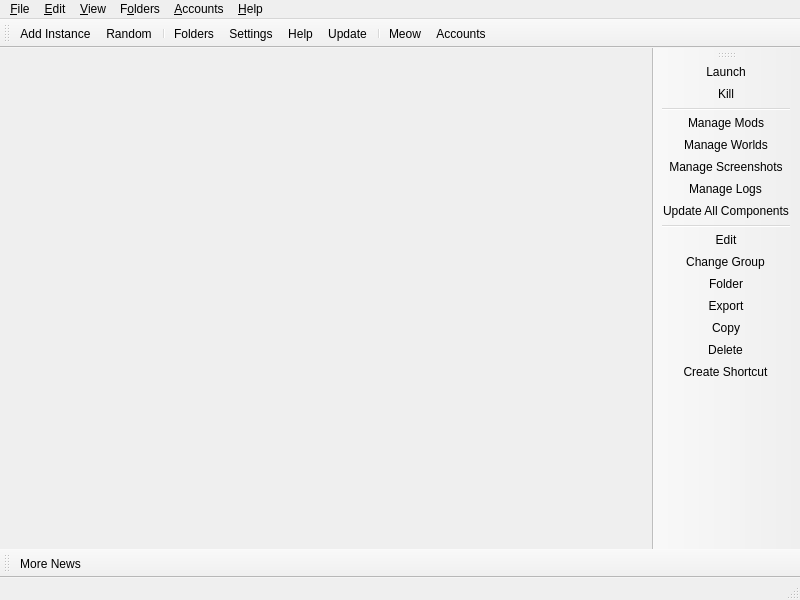
<?xml version="1.0" encoding="UTF-8"?>
<ui version="4.0">
 <class>MainWindow</class>
 <widget class="QMainWindow" name="MainWindow">
  <property name="geometry">
   <rect>
    <x>0</x>
    <y>0</y>
    <width>800</width>
    <height>600</height>
   </rect>
  </property>
  <widget class="QWidget" name="centralWidget">
   <layout class="QHBoxLayout" name="horizontalLayout">
    <property name="spacing">
     <number>0</number>
    </property>
    <property name="leftMargin">
     <number>0</number>
    </property>
    <property name="topMargin">
     <number>0</number>
    </property>
    <property name="rightMargin">
     <number>0</number>
    </property>
    <property name="bottomMargin">
     <number>0</number>
    </property>
   </layout>
  </widget>
  <widget class="QStatusBar" name="statusBar"/>
  <widget class="QToolBar" name="mainToolBar">
   <property name="windowTitle">
    <string>Main Toolbar</string>
   </property>
   <property name="allowedAreas">
    <set>Qt::BottomToolBarArea|Qt::TopToolBarArea</set>
   </property>
   <property name="toolButtonStyle">
    <enum>Qt::ToolButtonTextBesideIcon</enum>
   </property>
   <property name="floatable">
    <bool>false</bool>
   </property>
   <attribute name="toolBarArea">
    <enum>TopToolBarArea</enum>
   </attribute>
   <attribute name="toolBarBreak">
    <bool>false</bool>
   </attribute>
   <addaction name="actionAddInstance"/>
   <addaction name="actionLaunchRandom"/>
   <addaction name="separator"/>
   <addaction name="actionFoldersButton"/>
   <addaction name="actionSettings"/>
   <addaction name="actionHelpButton"/>
   <addaction name="actionCheckUpdate"/>
   <addaction name="separator"/>
   <addaction name="actionCAT"/>
   <addaction name="actionAccountsButton"/>
  </widget>
  <widget class="QToolBar" name="newsToolBar">
   <property name="windowTitle">
    <string>News Toolbar</string>
   </property>
   <property name="allowedAreas">
    <set>Qt::BottomToolBarArea|Qt::TopToolBarArea</set>
   </property>
   <property name="iconSize">
    <size>
     <width>16</width>
     <height>16</height>
    </size>
   </property>
   <property name="toolButtonStyle">
    <enum>Qt::ToolButtonTextBesideIcon</enum>
   </property>
   <property name="floatable">
    <bool>false</bool>
   </property>
   <attribute name="toolBarArea">
    <enum>BottomToolBarArea</enum>
   </attribute>
   <attribute name="toolBarBreak">
    <bool>false</bool>
   </attribute>
   <addaction name="actionMoreNews"/>
  </widget>
  <widget class="WideBar" name="instanceToolBar">
   <property name="windowTitle">
    <string>Instance Toolbar</string>
   </property>
   <property name="allowedAreas">
    <set>Qt::LeftToolBarArea|Qt::RightToolBarArea</set>
   </property>
   <property name="iconSize">
    <size>
     <width>16</width>
     <height>16</height>
    </size>
   </property>
   <property name="toolButtonStyle">
    <enum>Qt::ToolButtonTextBesideIcon</enum>
   </property>
   <property name="floatable">
    <bool>false</bool>
   </property>
   <property name="useDefaultAction" stdset="0">
    <bool>true</bool>
   </property>
   <attribute name="toolBarArea">
    <enum>RightToolBarArea</enum>
   </attribute>
   <attribute name="toolBarBreak">
    <bool>false</bool>
   </attribute>
   <addaction name="actionLaunchInstance"/>
   <addaction name="actionKillInstance"/>
   <addaction name="separator"/>
   <addaction name="actionViewSelectedInstMods"/>
   <addaction name="actionViewSelectedInstWorlds"/>
   <addaction name="actionViewSelectedInstScreenshots"/>
   <addaction name="actionViewSelectedInstLogs"/>
   <addaction name="actionUpdateAll"/>
   <addaction name="separator"/>
   <addaction name="actionEditInstance"/>
   <addaction name="actionChangeInstGroup"/>
   <addaction name="actionViewSelectedInstFolder"/>
   <addaction name="actionExportInstance"/>
   <addaction name="actionCopyInstance"/>
   <addaction name="actionDeleteInstance"/>
   <addaction name="actionCreateInstanceShortcut"/>
  </widget>
  <widget class="QMenuBar" name="menuBar">
   <property name="geometry">
    <rect>
     <x>0</x>
     <y>0</y>
     <width>800</width>
     <height>22</height>
    </rect>
   </property>
   <widget class="QMenu" name="fileMenu">
    <property name="title">
     <string>&amp;File</string>
    </property>
    <property name="toolTipsVisible">
     <bool>true</bool>
    </property>
    <addaction name="actionAddInstance"/>
    <addaction name="separator"/>
    <addaction name="actionLaunchInstance"/>
    <addaction name="actionKillInstance"/>
    <addaction name="separator"/>
    <addaction name="actionEditInstance"/>
    <addaction name="actionChangeInstGroup"/>
    <addaction name="actionViewSelectedInstFolder"/>
    <addaction name="actionViewSelectedInstMods"/>
    <addaction name="actionViewSelectedInstWorlds"/>
    <addaction name="actionViewSelectedInstScreenshots"/>
    <addaction name="actionViewSelectedInstLogs"/>
    <addaction name="actionUpdateAll"/>
    <addaction name="actionExportInstance"/>
    <addaction name="actionCopyInstance"/>
    <addaction name="actionCopyInstanceId"/>
    <addaction name="actionDeleteInstance"/>
    <addaction name="actionCreateInstanceShortcut"/>
    <addaction name="separator"/>
    <addaction name="actionSettings"/>
    <addaction name="actionCloseWindow"/>
   </widget>
   <widget class="QMenu" name="editMenu">
    <property name="title">
     <string>&amp;Edit</string>
    </property>
    <property name="toolTipsVisible">
     <bool>true</bool>
    </property>
    <addaction name="actionUndoTrashInstance"/>
   </widget>
   <widget class="QMenu" name="viewMenu">
    <property name="title">
     <string>&amp;View</string>
    </property>
    <property name="toolTipsVisible">
     <bool>true</bool>
    </property>
    <addaction name="actionChangeTheme"/>
    <addaction name="separator"/>
    <addaction name="actionCAT"/>
    <addaction name="actionToggleStatusBar"/>
    <addaction name="actionLockToolbars"/>
    <addaction name="separator"/>
   </widget>
   <widget class="QMenu" name="foldersMenu">
    <property name="title">
     <string>F&amp;olders</string>
    </property>
    <property name="toolTipsVisible">
     <bool>true</bool>
    </property>
    <addaction name="actionViewLauncherRootFolder"/>
    <addaction name="separator"/>
    <addaction name="actionViewInstanceFolder"/>
    <addaction name="actionViewCentralModsFolder"/>
    <addaction name="actionViewSkinsFolder"/>
    <addaction name="actionViewJavaFolder"/>
    <addaction name="separator"/>
    <addaction name="actionViewIconThemeFolder"/>
    <addaction name="actionViewWidgetThemeFolder"/>
    <addaction name="actionViewCatPackFolder"/>
    <addaction name="actionViewIconsFolder"/>
    <addaction name="separator"/>
    <addaction name="actionViewLogsFolder"/>
   </widget>
   <widget class="QMenu" name="accountsMenu">
    <property name="title">
     <string>&amp;Accounts</string>
    </property>
   </widget>
   <widget class="QMenu" name="helpMenu">
    <property name="title">
     <string>&amp;Help</string>
    </property>
    <property name="toolTipsVisible">
     <bool>true</bool>
    </property>
    <addaction name="actionClearMetadata"/>
    <addaction name="actionReportBug"/>
    <addaction name="actionViewLog"/>
    <addaction name="actionAddToPATH"/>
    <addaction name="separator"/>
    <addaction name="actionMATRIX"/>
    <addaction name="actionDISCORD"/>
    <addaction name="actionREDDIT"/>
    <addaction name="separator"/>
    <addaction name="actionMoreNews"/>
    <addaction name="actionCheckUpdate"/>
    <addaction name="actionOpenWiki"/>
    <addaction name="actionAbout"/>
   </widget>
   <addaction name="fileMenu"/>
   <addaction name="editMenu"/>
   <addaction name="viewMenu"/>
   <addaction name="foldersMenu"/>
   <addaction name="accountsMenu"/>
   <addaction name="helpMenu"/>
  </widget>
  <action name="actionMoreNews">
   <property name="icon">
    <iconset theme="news"/>
   </property>
   <property name="text">
    <string>More News...</string>
   </property>
   <property name="toolTip">
    <string>Open the development blog to read more news about %1.</string>
   </property>
  </action>
  <action name="actionCAT">
   <property name="checkable">
    <bool>true</bool>
   </property>
   <property name="icon">
    <iconset theme="cat"/>
   </property>
   <property name="text">
    <string>&amp;Meow</string>
   </property>
   <property name="toolTip">
    <string>It's a fluffy kitty :3</string>
   </property>
  </action>
  <action name="actionToggleStatusBar">
   <property name="checkable">
    <bool>true</bool>
   </property>
   <property name="text">
    <string>Status Bar</string>
   </property>
  </action>
  <action name="actionLockToolbars">
   <property name="checkable">
    <bool>true</bool>
   </property>
   <property name="text">
    <string>Lock Toolbars</string>
   </property>
  </action>
  <action name="actionUndoTrashInstance">
   <property name="enabled">
    <bool>false</bool>
   </property>
   <property name="text">
    <string>&amp;Undo Last Instance Deletion</string>
   </property>
  </action>
  <action name="actionAddInstance">
   <property name="icon">
    <iconset theme="new"/>
   </property>
   <property name="text">
    <string>Add Instanc&amp;e...</string>
   </property>
   <property name="toolTip">
    <string>Add a new instance.</string>
   </property>
  </action>
  <action name="actionCheckUpdate">
   <property name="icon">
    <iconset theme="checkupdate"/>
   </property>
   <property name="text">
    <string>&amp;Update...</string>
   </property>
   <property name="toolTip">
    <string>Check for new updates for %1.</string>
   </property>
   <property name="menuRole">
    <enum>QAction::ApplicationSpecificRole</enum>
   </property>
  </action>
  <action name="actionSettings">
   <property name="icon">
    <iconset theme="settings"/>
   </property>
   <property name="text">
    <string>Setti&amp;ngs...</string>
   </property>
   <property name="toolTip">
    <string>Change settings.</string>
   </property>
   <property name="menuRole">
    <enum>QAction::PreferencesRole</enum>
   </property>
  </action>
  <action name="actionManageAccounts">
   <property name="icon">
    <iconset theme="accounts"/>
   </property>
   <property name="text">
    <string>&amp;Manage Accounts...</string>
   </property>
  </action>
  <action name="actionLaunchInstance">
   <property name="icon">
    <iconset theme="launch"/>
   </property>
   <property name="text">
    <string>&amp;Launch</string>
   </property>
   <property name="toolTip">
    <string>Launch the selected instance.</string>
   </property>
  </action>
  <action name="actionKillInstance">
   <property name="icon">
    <iconset theme="status-bad"/>
   </property>
   <property name="text">
    <string>&amp;Kill</string>
   </property>
   <property name="toolTip">
    <string>Kill the running instance.</string>
   </property>
   <property name="shortcut">
    <string>Ctrl+K</string>
   </property>
  </action>
  <action name="actionRenameInstance">
   <property name="icon">
    <iconset theme="rename"/>
   </property>
   <property name="text">
    <string>Rename</string>
   </property>
   <property name="toolTip">
    <string>Rename the selected instance.</string>
   </property>
  </action>
  <action name="actionChangeInstGroup">
   <property name="icon">
    <iconset theme="tag"/>
   </property>
   <property name="text">
    <string>&amp;Change Group...</string>
   </property>
   <property name="toolTip">
    <string>Change the selected instance's group.</string>
   </property>
   <property name="shortcut">
    <string>Ctrl+G</string>
   </property>
  </action>
  <action name="actionChangeInstIcon">
   <property name="text">
    <string>Change Icon</string>
   </property>
   <property name="toolTip">
    <string>Change the selected instance's icon.</string>
   </property>
  </action>
  <action name="actionEditInstance">
   <property name="icon">
    <iconset theme="settings"/>
   </property>
   <property name="text">
    <string>&amp;Edit...</string>
   </property>
   <property name="toolTip">
    <string>Change the instance settings, mods and versions.</string>
   </property>
   <property name="shortcut">
    <string>Ctrl+I</string>
   </property>
  </action>
  <action name="actionViewSelectedInstFolder">
   <property name="icon">
    <iconset theme="viewfolder"/>
   </property>
   <property name="text">
    <string>&amp;Folder</string>
   </property>
   <property name="toolTip">
    <string>Open the selected instance's root folder in a file browser.</string>
   </property>
  </action>
  <action name="actionViewSelectedInstScreenshots">
   <property name="icon">
    <iconset theme="screenshots"/>
   </property>
   <property name="text">
    <string>Manage &amp;Screenshots</string>
   </property>
   <property name="toolTip">
    <string>Manage screenshots for the selected instance.</string>
   </property>
  </action>
  <action name="actionViewSelectedInstMods">
   <property name="icon">
    <iconset theme="centralmods"/>
   </property>
   <property name="text">
    <string>Manage &amp;Mods</string>
   </property>
   <property name="toolTip">
    <string>Manage mods for the selected instance.</string>
   </property>
  </action>
  <action name="actionViewSelectedInstLogs">
   <property name="icon">
    <iconset theme="viewfolder"/>
   </property>
   <property name="text">
    <string>Manage &amp;Logs</string>
   </property>
   <property name="toolTip">
    <string>Manage logs for the selected instance.</string>
   </property>
  </action>
  <action name="actionViewSelectedInstWorlds">
   <property name="icon">
    <iconset theme="worlds"/>
   </property>
   <property name="text">
    <string>Manage &amp;Worlds</string>
   </property>
   <property name="toolTip">
    <string>Manage worlds for the selected instance.</string>
   </property>
  </action>
  <action name="actionUpdateAll">
   <property name="icon">
    <iconset theme="checkupdate"/>
   </property>
   <property name="text">
    <string>Update All &amp;Components</string>
   </property>
   <property name="toolTip">
    <string>Automatically update Minecraft, mod loader, and mods to the latest versions for this instance.</string>
   </property>
  </action>
  <action name="actionLaunchRandom">
   <property name="icon">
    <iconset theme="launcher"/>
   </property>
   <property name="text">
    <string>Random</string>
   </property>
   <property name="toolTip">
    <string>Launch a random instance.</string>
   </property>
  </action>
  <action name="actionCopyInstanceId">
   <property name="icon">
    <iconset theme="copy"/>
   </property>
   <property name="text">
    <string>Copy Instance &amp;ID</string>
   </property>
   <property name="toolTip">
    <string>Copy the internal ID of the selected instance to the clipboard.</string>
   </property>
  </action>
  <action name="actionDeleteInstance">
   <property name="icon">
    <iconset theme="delete"/>
   </property>
   <property name="text">
    <string>Dele&amp;te</string>
   </property>
   <property name="toolTip">
    <string>Delete the selected instance.</string>
   </property>
   <property name="autoRepeat">
    <bool>false</bool>
   </property>
  </action>
  <action name="actionCopyInstance">
   <property name="icon">
    <iconset theme="copy"/>
   </property>
   <property name="text">
    <string>Cop&amp;y...</string>
   </property>
   <property name="toolTip">
    <string>Copy the selected instance.</string>
   </property>
   <property name="shortcut">
    <string>Ctrl+D</string>
   </property>
  </action>
  <action name="actionExportInstance">
   <property name="icon">
    <iconset theme="export"/>
   </property>
   <property name="text">
    <string>E&amp;xport...</string>
   </property>
   <property name="toolTip">
    <string>Export the selected instance to supported formats.</string>
   </property>
  </action>
  <action name="actionExportInstanceZip">
   <property name="icon">
    <iconset theme="launcher"/>
   </property>
   <property name="text">
    <string>Prism Launcher (zip)</string>
   </property>
  </action>
  <action name="actionExportInstanceMrPack">
   <property name="icon">
    <iconset theme="modrinth"/>
   </property>
   <property name="text">
    <string>Modrinth (mrpack)</string>
   </property>
  </action>
  <action name="actionExportInstanceFlamePack">
   <property name="icon">
    <iconset theme="flame"/>
   </property>
   <property name="text">
    <string>CurseForge (zip)</string>
   </property>
  </action>
  <action name="actionCreateInstanceShortcut">
   <property name="icon">
    <iconset theme="shortcut"/>
   </property>
   <property name="text">
    <string>Create Shortcut</string>
   </property>
   <property name="toolTip">
    <string>Creates a shortcut on a selected folder to launch the selected instance.</string>
   </property>
  </action>
  <action name="actionNoAccountsAdded">
   <property name="icon">
    <iconset theme="noaccount"/>
   </property>
   <property name="text">
    <string>No accounts added!</string>
   </property>
  </action>
  <action name="actionNoDefaultAccount">
   <property name="checkable">
    <bool>true</bool>
   </property>
   <property name="icon">
    <iconset theme="noaccount"/>
   </property>
   <property name="text">
    <string>No Default Account</string>
   </property>
   <property name="shortcut">
    <string>Ctrl+0</string>
   </property>
  </action>
  <action name="actionCloseWindow">
   <property name="icon">
    <iconset theme="status-bad"/>
   </property>
   <property name="text">
    <string>Close &amp;Window</string>
   </property>
   <property name="toolTip">
    <string>Close the current window</string>
   </property>
   <property name="menuRole">
    <enum>QAction::MenuRole::NoRole</enum>
   </property>
  </action>
  <action name="actionViewInstanceFolder">
   <property name="icon">
    <iconset theme="viewfolder"/>
   </property>
   <property name="text">
    <string>&amp;Instances</string>
   </property>
   <property name="toolTip">
    <string>Open the instances folder in a file browser.</string>
   </property>
  </action>
  <action name="actionViewLauncherRootFolder">
   <property name="icon">
    <iconset theme="viewfolder"/>
   </property>
   <property name="text">
    <string>Launcher &amp;Root</string>
   </property>
   <property name="toolTip">
    <string>Open the launcher's root folder in a file browser.</string>
   </property>
  </action>
  <action name="actionViewCentralModsFolder">
   <property name="icon">
    <iconset theme="centralmods"/>
   </property>
   <property name="text">
    <string>&amp;Central Mods</string>
   </property>
   <property name="toolTip">
    <string>Open the central mods folder in a file browser.</string>
   </property>
  </action>
  <action name="actionViewSkinsFolder">
   <property name="icon">
    <iconset theme="viewfolder"/>
   </property>
   <property name="text">
    <string>&amp;Skins</string>
   </property>
   <property name="toolTip">
    <string>Open the skins folder in a file browser.</string>
   </property>
  </action>
  <action name="actionViewIconsFolder">
   <property name="icon">
    <iconset theme="viewfolder"/>
   </property>
   <property name="text">
    <string>Instance Icons</string>
   </property>
   <property name="toolTip">
    <string>Open the instance icons folder in a file browser.</string>
   </property>
  </action>
  <action name="actionViewLogsFolder">
   <property name="icon">
    <iconset theme="viewfolder"/>
   </property>
   <property name="text">
    <string>Logs</string>
   </property>
   <property name="toolTip">
    <string>Open the logs folder in a file browser.</string>
   </property>
  </action>
  <action name="actionChangeTheme">
   <property name="text">
    <string>Themes</string>
   </property>
  </action>
  <action name="actionReportBug">
   <property name="icon">
    <iconset theme="bug"/>
   </property>
   <property name="text">
    <string>Report a Bug or Suggest a Feature</string>
   </property>
   <property name="toolTip">
    <string>Open the bug tracker to report a bug with %1.</string>
   </property>
  </action>
  <action name="actionDISCORD">
   <property name="icon">
    <iconset theme="discord"/>
   </property>
   <property name="text">
    <string>&amp;Discord Guild</string>
   </property>
   <property name="toolTip">
    <string>Open %1 Discord guild.</string>
   </property>
  </action>
  <action name="actionMATRIX">
   <property name="icon">
    <iconset theme="matrix"/>
   </property>
   <property name="text">
    <string>&amp;Matrix Space</string>
   </property>
   <property name="toolTip">
    <string>Open %1 Matrix space.</string>
   </property>
  </action>
  <action name="actionREDDIT">
   <property name="icon">
    <iconset theme="reddit-alien"/>
   </property>
   <property name="text">
    <string>Sub&amp;reddit</string>
   </property>
   <property name="toolTip">
    <string>Open %1 subreddit.</string>
   </property>
  </action>
  <action name="actionAbout">
   <property name="icon">
    <iconset theme="about"/>
   </property>
   <property name="text">
    <string>&amp;About %1</string>
   </property>
   <property name="toolTip">
    <string>View information about %1.</string>
   </property>
   <property name="menuRole">
    <enum>QAction::AboutRole</enum>
   </property>
  </action>
  <action name="actionClearMetadata">
   <property name="icon">
    <iconset theme="refresh"/>
   </property>
   <property name="text">
    <string>&amp;Clear Metadata Cache</string>
   </property>
   <property name="toolTip">
    <string>Clear cached metadata</string>
   </property>
  </action>
  <action name="actionViewLog">
   <property name="icon">
    <iconset theme="log">
     <normaloff>.</normaloff>.</iconset>
   </property>
   <property name="text">
    <string>View logs</string>
   </property>
   <property name="toolTip">
    <string>View current and previous launcher logs</string>
   </property>
  </action>
  <action name="actionAddToPATH">
   <property name="icon">
    <iconset theme="custom-commands"/>
   </property>
   <property name="text">
    <string>Install to &amp;PATH</string>
   </property>
   <property name="toolTip">
    <string>Install a %1 symlink to /usr/local/bin</string>
   </property>
  </action>
  <action name="actionFoldersButton">
   <property name="icon">
    <iconset theme="viewfolder"/>
   </property>
   <property name="text">
    <string>Folders</string>
   </property>
   <property name="toolTip">
    <string>Open one of the folders shared between instances.</string>
   </property>
  </action>
  <action name="actionHelpButton">
   <property name="icon">
    <iconset theme="help"/>
   </property>
   <property name="text">
    <string>Help</string>
   </property>
   <property name="toolTip">
    <string>Get help with %1 or Minecraft.</string>
   </property>
  </action>
  <action name="actionAccountsButton">
   <property name="icon">
    <iconset theme="noaccount"/>
   </property>
   <property name="text">
    <string>Accounts</string>
   </property>
  </action>
  <action name="actionOpenWiki">
   <property name="icon">
    <iconset theme="help"/>
   </property>
   <property name="text">
    <string>%1 &amp;Wiki</string>
   </property>
   <property name="toolTip">
    <string>Open the %1 wiki</string>
   </property>
  </action>
  <action name="actionViewWidgetThemeFolder">
   <property name="icon">
    <iconset theme="viewfolder"/>
   </property>
   <property name="text">
    <string>&amp;Widget Themes</string>
   </property>
   <property name="toolTip">
    <string>Open the widget themes folder in a file browser.</string>
   </property>
  </action>
  <action name="actionViewIconThemeFolder">
   <property name="icon">
    <iconset theme="viewfolder"/>
   </property>
   <property name="text">
    <string>I&amp;con Theme</string>
   </property>
   <property name="toolTip">
    <string>Open the icon theme folder in a file browser.</string>
   </property>
  </action>
  <action name="actionViewCatPackFolder">
   <property name="icon">
    <iconset theme="viewfolder"/>
   </property>
   <property name="text">
    <string>Cat Packs</string>
   </property>
   <property name="toolTip">
    <string>Open the cat packs folder in a file browser.</string>
   </property>
  </action>
  <action name="actionViewJavaFolder">
   <property name="icon">
    <iconset theme="viewfolder"/>
   </property>
   <property name="text">
    <string>Java</string>
   </property>
   <property name="toolTip">
    <string>Open the Java folder in a file browser. Only available if the built-in Java downloader is used.</string>
   </property>
  </action>
 </widget>
 <customwidgets>
  <customwidget>
   <class>WideBar</class>
   <extends>QToolBar</extends>
   <header>ui/widgets/WideBar.h</header>
  </customwidget>
 </customwidgets>
 <resources/>
 <connections/>
</ui>
